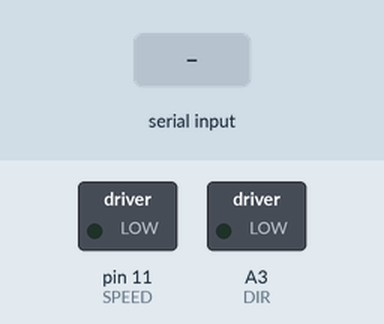
Recording of a sketch running on a simulated Arduino Uno, built with avr-gcc and run on an emulated ATmega328P. On the bench: switched loads named in the sketch (green lamp = pin HIGH). Inputs (shaded band) come from the test bench.

Above: at 1.2 s.
1.3 s: "1" received over Serial
At 2.2 s:
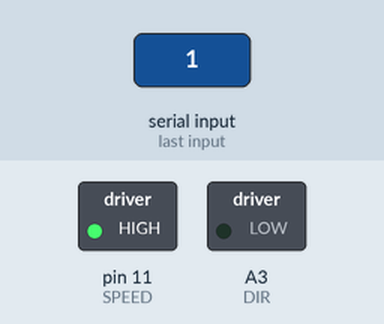
2.8 s: "2" received over Serial
At 3.4 s:
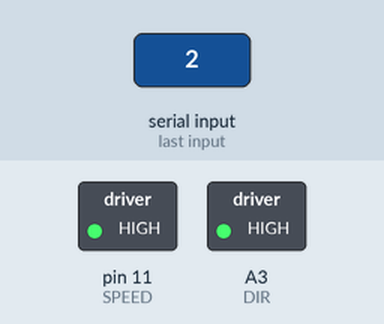
4.3 s: "0" received over Serial
At 5.7 s:
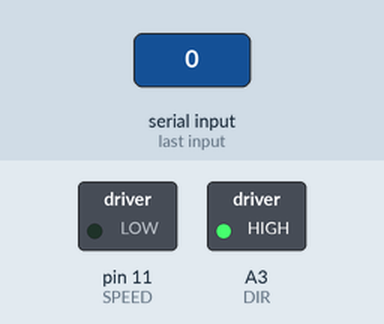
Timing chart, 0 to 7.3 s (numbered marks = the images above; inputs shaded):
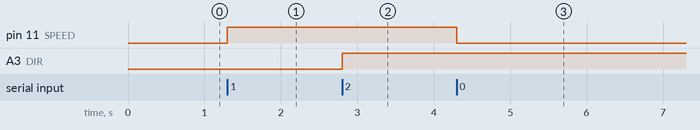

The sketch:

Windows_Open_Closed.ino
```cpp
/*
 * Sketch for the mechanism of opening PVC windows
 *
 * The following components were used in the project:
 *    Arduino UNO                                                       https://amperka.ru/product/arduino-uno
 *    HC-06 Bluetooth module                                            https://amperka.ru/product/hc-06-bluetooth-module
 *    H-bridge (Troyka-module)                                          https://amperka.ru/product/troyka-h-bridge
 *    Motor 12 mm (15 V, 80 rpm) with a gear ratio of 1:298             https://amperka.ru/product/motor-dc-12mm-15v-80rpm
 *
 * The val variable is intended for storing values received via Bluetooth;
 * The variable SPEED - stores the pin number by which the rotation speed is controlled: LOW - does not rotate, HIGH - rotates to the maximum;
 * The DIR variable stores a pin that determines the direction of rotation of the motors: LOW - counterclockwise, HIGH - clockwise.
 *
 * If "0" comes or values >= 3, then the engine does not rotate;
 * If "1" comes, then the motor rotates counterclockwise;
 * If "2" comes, then the engine rotates clockwise
 *
 * It must be powered in the range from 3.3 to 5 V and with a current of ~ 1.85 A.
 *
 * v1.0 from 11.14.2022 by Greengaraj
*/

int val, SPEED = 11, DIR = A3;

void setup()
{
  Serial.begin(9600);
  pinMode(DIR, OUTPUT);
  pinMode(SPEED, OUTPUT);
}
void loop()
{
  if (Serial.available())
  {
    val = Serial.read();

    if ( val == '0')
    {
      digitalWrite(SPEED, LOW);
    }
    else if (val == '1')
    {
      digitalWrite(DIR, LOW);
      digitalWrite(SPEED, HIGH);
    }
    else if (val == '2')
    {
      digitalWrite(DIR, HIGH);
      digitalWrite(SPEED, HIGH);
    }
    else
    {
      digitalWrite(SPEED, LOW);
    }
  }
}
```

Measured:
- after the input at 1.3 s, pin 11 (SPEED): LOW → HIGH at once
- after the input at 2.8 s, A3 (DIR): LOW → HIGH at once
- after the input at 4.3 s, pin 11 (SPEED): HIGH → LOW at once
